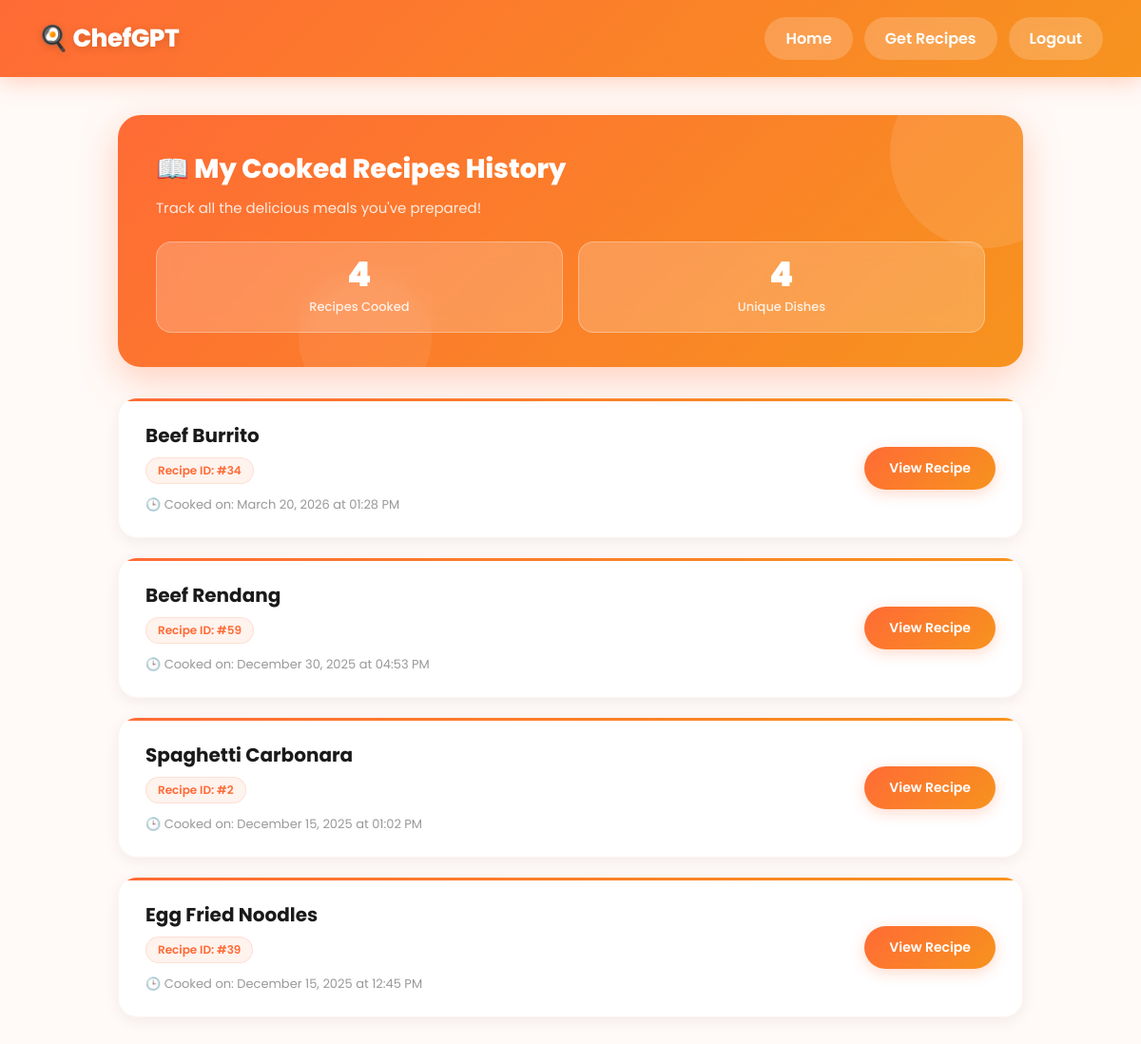
Before: /cooked-history (signed in) with the older database file.
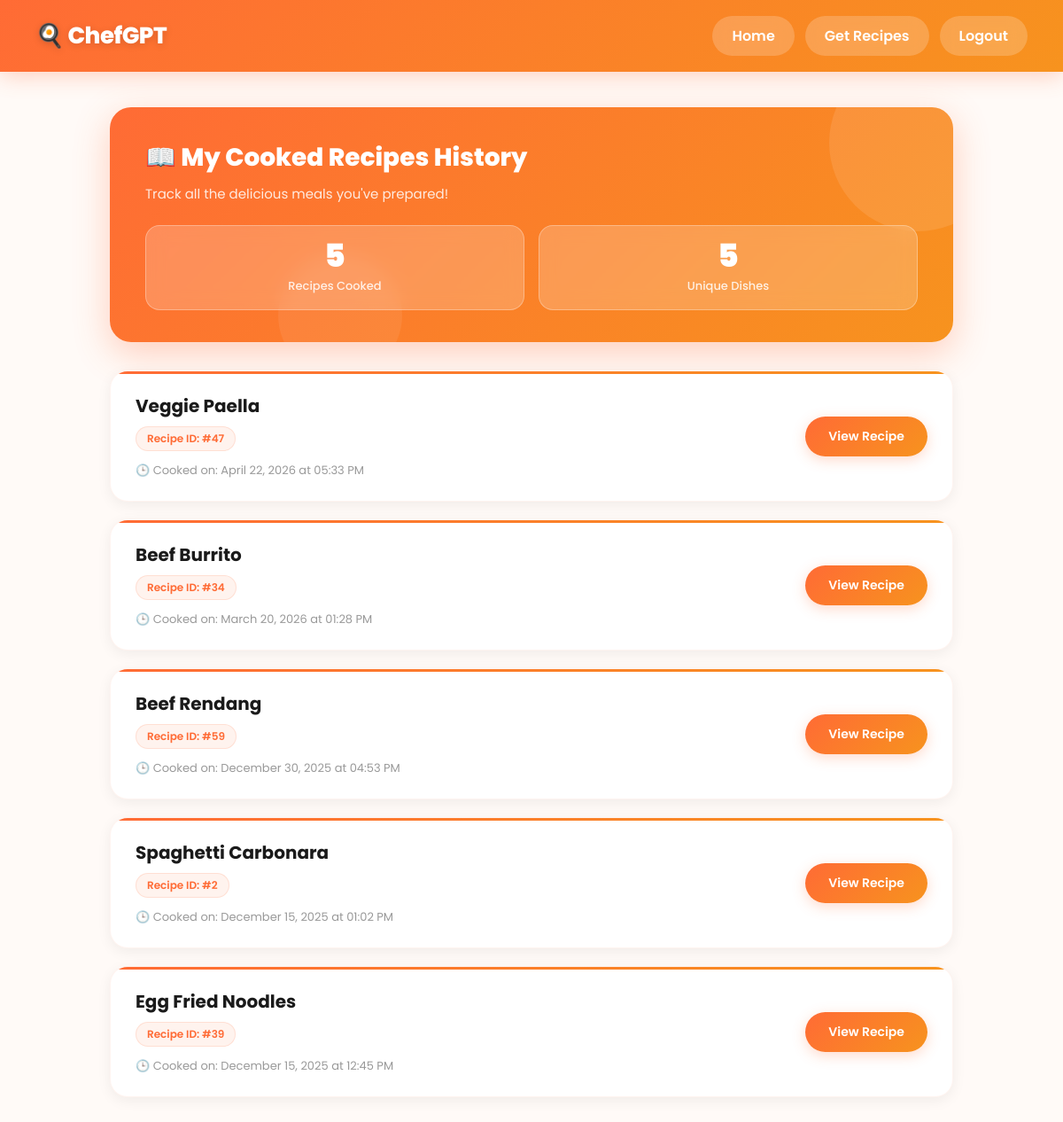
After: the same page with the newer database file.
### app.py (models this page shows)
class CookedRecipe(db.Model):
    __tablename__ = 'cooked_recipes'
    id = db.Column(db.Integer, primary_key=True)
    user_id = db.Column(db.Integer, db.ForeignKey('user.id'), nullable=False)
    recipe_id = db.Column(db.Integer, nullable=False)
    recipe_name = db.Column(db.String(200), nullable=False)
    cooked_at = db.Column(db.DateTime, default=datetime.utcnow)
    user = db.relationship('User', backref='cooked_recipes')

### app.py (the view)
@app.route("/cooked-history")
@login_required
def cooked_history():
    cooked_recipes = CookedRecipe.query.filter_by(user_id=current_user.id)\
        .order_by(CookedRecipe.cooked_at.desc()).all()
    return render_template("cooked_history.html", recipes=cooked_recipes)

### app.py (called while the page is built)
@login_manager.user_loader
def load_user(user_id):
    return User.query.get(int(user_id))

### templates/cooked_history.html (shortened to what this page needs)
<!DOCTYPE html>
<html lang="en">
<head>
    <link rel="stylesheet" href="{{ url_for('static', filename='css/history.css') }}">
</head>
<body>
    <div class="navbar">
        <h1>🍳 ChefGPT</h1>
        <div class="nav-links">
            <a href="{{ url_for('dashboard') }}">Home</a>
            <a href="{{ url_for('recommend_page') }}">Get Recipes</a>
            <a href="{{ url_for('logout') }}">Logout</a>
        </div>
    </div>
    <div class="container">
        <div class="page-header">
            <h2>📖 My Cooked Recipes History</h2>
            <p>Track all the delicious meals you've prepared!</p>
            <div class="stats">
                <div class="stat-card">
                    <div class="stat-number">{{ recipes|length }}</div>
                    <div class="stat-label">Recipes Cooked</div>
                </div>
                <div class="stat-card">
                    <div class="stat-number">{{ recipes|map(attribute='recipe_id')|unique|list|length }}</div>
                    <div class="stat-label">Unique Dishes</div>
                </div>
            </div>
        </div>
        {% if recipes|length == 0 %}
            <div class="empty-state">
                <h3>🍽️ No Recipes Cooked Yet</h3>
                <p>Start your cooking journey by finding recipes and marking them as cooked!</p>
                <a href="{{ url_for('recommend_page') }}">Find Recipes to Cook</a>
            </div>
        {% else %}
            {% for cooked in recipes %}
                <div class="recipe-card">
                    <div class="recipe-info">
                        <h3>{{ cooked.recipe_name }}</h3>
                        <div class="recipe-meta">
                            Recipe ID: #{{ cooked.recipe_id }}
                        </div>
                        <div class="cooked-date">
                            🕒 Cooked on: {{ cooked.cooked_at.strftime('%B %d, %Y at %I:%M %p') }}
                        </div>
                    </div>
                    <a href="{{ url_for('recipe_detail', recipe_id=cooked.recipe_id) }}" class="view-btn">
                        View Recipe
                    </a>
                </div>
            {% endfor %}
        {% endif %}
    </div>
</body>
</html>

Changed rows visible on the page:
added CookedRecipe: recipe_name "Veggie Paella", recipe_id "47", cooked_at "April 22, 2026 at 05:33 PM"
Other visible differences:
{{ recipes|length }}: "4" → "5"
{{ recipes|map(attribute='recipe_id')|unique|list|length }}: "4" → "5"
